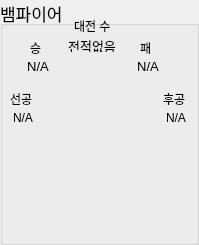
     <widget class="QGroupBox" name="groupBox_19">
      <property name="geometry">
       <rect>
        <x>396</x>
        <y>340</y>
        <width>199</width>
        <height>245</height>
       </rect>
      </property>
      <property name="font">
       <font>
        <pointsize>13</pointsize>
       </font>
      </property>
      <property name="title">
       <string>뱀파이어</string>
      </property>
      <widget class="QLabel" name="label_44">
       <property name="geometry">
        <rect>
         <x>74</x>
         <y>20</y>
         <width>56</width>
         <height>12</height>
        </rect>
       </property>
       <property name="font">
        <font>
         <pointsize>9</pointsize>
        </font>
       </property>
       <property name="text">
        <string>대전 수</string>
       </property>
      </widget>
      <widget class="QLabel" name="VampVSCount">
       <property name="geometry">
        <rect>
         <x>64</x>
         <y>40</y>
         <width>56</width>
         <height>12</height>
        </rect>
       </property>
       <property name="font">
        <font>
         <pointsize>10</pointsize>
        </font>
       </property>
       <property name="text">
        <string>전적없음</string>
       </property>
       <property name="alignment">
        <set>Qt::AlignCenter</set>
       </property>
      </widget>
      <widget class="QLabel" name="label_46">
       <property name="geometry">
        <rect>
         <x>30</x>
         <y>40</y>
         <width>21</width>
         <height>16</height>
        </rect>
       </property>
       <property name="font">
        <font>
         <pointsize>9</pointsize>
        </font>
       </property>
       <property name="text">
        <string>승</string>
       </property>
      </widget>
      <widget class="QLabel" name="label_47">
       <property name="geometry">
        <rect>
         <x>140</x>
         <y>40</y>
         <width>21</width>
         <height>16</height>
        </rect>
       </property>
       <property name="font">
        <font>
         <pointsize>9</pointsize>
        </font>
       </property>
       <property name="text">
        <string>패</string>
       </property>
      </widget>
      <widget class="QLabel" name="VampWinCount">
       <property name="geometry">
        <rect>
         <x>10</x>
         <y>60</y>
         <width>56</width>
         <height>12</height>
        </rect>
       </property>
       <property name="font">
        <font>
         <pointsize>10</pointsize>
        </font>
       </property>
       <property name="text">
        <string>N/A</string>
       </property>
       <property name="alignment">
        <set>Qt::AlignCenter</set>
       </property>
      </widget>
      <widget class="QLabel" name="VampLoseCount">
       <property name="geometry">
        <rect>
         <x>120</x>
         <y>60</y>
         <width>56</width>
         <height>12</height>
        </rect>
       </property>
       <property name="font">
        <font>
         <pointsize>10</pointsize>
        </font>
       </property>
       <property name="text">
        <string>N/A</string>
       </property>
       <property name="alignment">
        <set>Qt::AlignCenter</set>
       </property>
      </widget>
      <widget class="QWidget" name="verticalLayoutWidget_12">
       <property name="geometry">
        <rect>
         <x>13</x>
         <y>80</y>
         <width>171</width>
         <height>161</height>
        </rect>
       </property>
       <layout class="QVBoxLayout" name="VampLayout"/>
      </widget>
      <widget class="QLabel" name="VampFirst">
       <property name="geometry">
        <rect>
         <x>6</x>
         <y>110</y>
         <width>34</width>
         <height>16</height>
        </rect>
       </property>
       <property name="font">
        <font>
         <pointsize>9</pointsize>
        </font>
       </property>
       <property name="text">
        <string>N/A</string>
       </property>
       <property name="alignment">
        <set>Qt::AlignCenter</set>
       </property>
      </widget>
      <widget class="QLabel" name="label_64">
       <property name="geometry">
        <rect>
         <x>10</x>
         <y>91</y>
         <width>31</width>
         <height>16</height>
        </rect>
       </property>
       <property name="font">
        <font>
         <pointsize>9</pointsize>
        </font>
       </property>
       <property name="text">
        <string>선공</string>
       </property>
      </widget>
      <widget class="QLabel" name="label_65">
       <property name="geometry">
        <rect>
         <x>163</x>
         <y>91</y>
         <width>31</width>
         <height>16</height>
        </rect>
       </property>
       <property name="font">
        <font>
         <pointsize>9</pointsize>
        </font>
       </property>
       <property name="text">
        <string>후공</string>
       </property>
      </widget>
      <widget class="QLabel" name="VampSecond">
       <property name="geometry">
        <rect>
         <x>159</x>
         <y>110</y>
         <width>34</width>
         <height>16</height>
        </rect>
       </property>
       <property name="font">
        <font>
         <pointsize>9</pointsize>
        </font>
       </property>
       <property name="text">
        <string>N/A</string>
       </property>
       <property name="alignment">
        <set>Qt::AlignCenter</set>
       </property>
      </widget>
     </widget>
